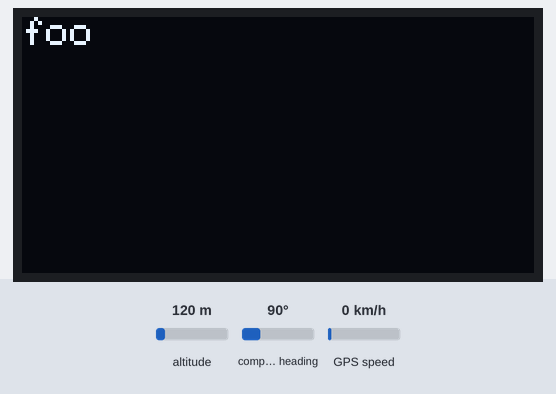
Bench run of a sketch on a simulated Arduino Uno, built with avr-gcc and run on an emulated ATmega328P. Shown: 128×64 one-colour display. The inputs (shaded band) are chosen by the test bench; at power-on: altitude 120 m, compass heading 90°, GPS speed 0 km/h. The GPS gets a fix after 3 s at 37.7749, -122.4194 with 8 satellites; what the sketch prints to the serial monitor is not drawn.

Above: at 0.1 s.
At 2.1 s:
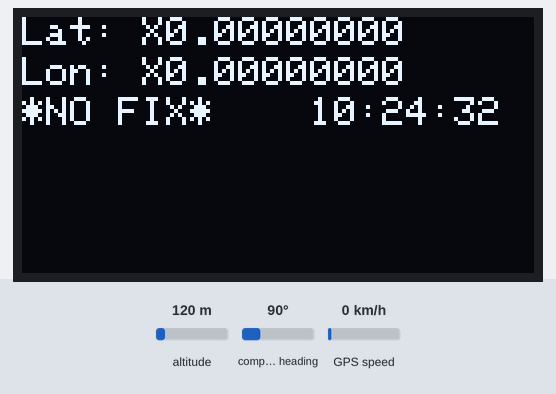
At 6.1 s:
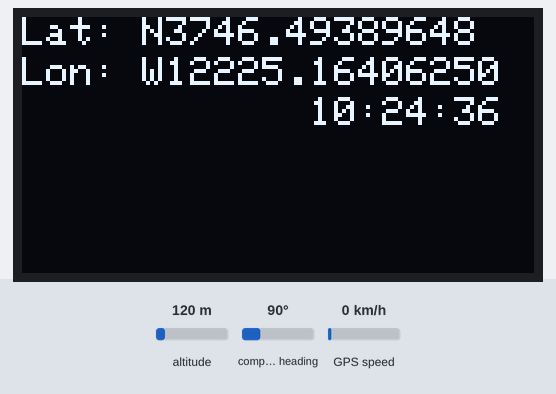
At 10.1 s:
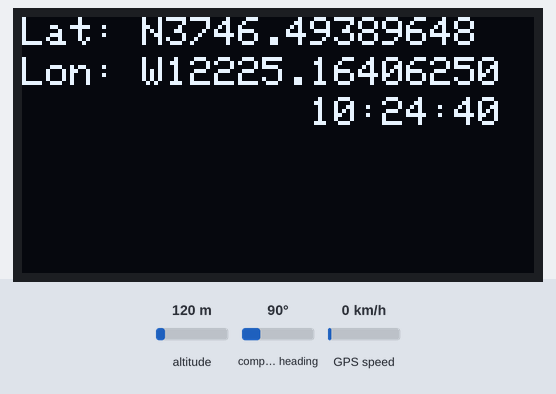
At 20.1 s:
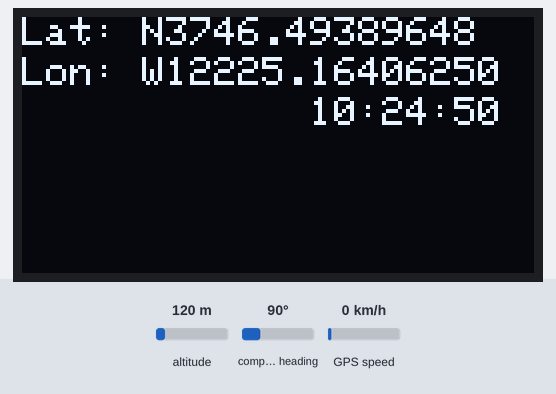
At 38.1 s:
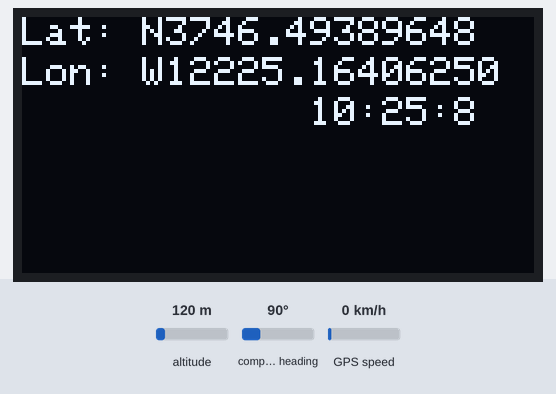

The sketch:

gps_oled_first.ino
```cpp
// -------------- prepare gps

#include <Adafruit_GPS.h>
#include <SoftwareSerial.h>

SoftwareSerial mySerial(3, 2);
Adafruit_GPS GPS(&mySerial);

// Forward declarations
void GPS_Setup();
void GPS_Tick();

// -------------- prepare display

#include <SPI.h>
#include <Wire.h>
#include <Adafruit_GFX.h>
#include <Adafruit_SSD1306.h>

#define OLED_MOSI   9
#define OLED_CLK   10
#define OLED_DC    11
#define OLED_CS    12
#define OLED_RESET 13
Adafruit_SSD1306 display(OLED_MOSI, OLED_CLK, OLED_DC, OLED_RESET, OLED_CS);

// Timer
uint32_t timer = millis();

void setup() {

  // -------------- set up serial

  // connect at 115200 so we can read the GPS fast enuf and
  // also spit it out

  Serial.begin(115200);
  Serial.println("Adafruit GPS logging start test!");

  // -------------- set up gps

  GPS_Setup();

  //GPS.sendCommand(PGCMD_ANTENNA);

  // -------------- set up oled display

  display.begin(SSD1306_SWITCHCAPVCC);

  display.clearDisplay();   // Clear the buffer.
  display.setTextColor(WHITE);
  display.setTextSize(1);

  display.setCursor(0, 0);
  display.println("foo");

  display.setCursor(0, 10);
  display.println(PMTK_Q_RELEASE);

  display.display();
}

void loop() {

  GPS_Tick();

  char c = GPS.read();
  // if you want to debug, this is a good time to do it!
  if ((c)) {
    Serial.write('Serial.read() '); Serial.write(c);
  }

  // if a sentence is received, we can check the checksum, parse it...
  if (GPS.newNMEAreceived()) {
    // a tricky thing here is if we print the NMEA sentence, or data
    // we end up not listening and catching other sentences!
    // so be very wary if using OUTPUT_ALLDATA and trytng to print out data
    //Serial.println(GPS.lastNMEA());   // this also sets the newNMEAreceived() flag to false

    if (!GPS.parse(GPS.lastNMEA()))   // this also sets the newNMEAreceived() flag to false
      return;  // we can fail to parse a sentence in which case we should just wait for another
  }

  // if millis() or timer wraps around, we'll just reset it
  if (timer > millis())  timer = millis();

  // approximately every 2 seconds or so, print out the current stats
  if (millis() - timer > 2000) {
    timer = millis(); // reset the timer

     display.clearDisplay();

    display.setCursor(0, 0);
    display.print("Lat: "); display.print(GPS.lat); display.print(GPS.latitude, 8);

    display.setCursor(0, 10);
    display.print("Lon: "); display.print(GPS.lon); display.print(GPS.longitude, 8);

    if (GPS.fix <= 0) {
      display.setCursor(0, 20);
      display.print("*NO FIX*");
    }

    display.setCursor(72, 20);
    display.print(GPS.hour, DEC); display.print(':');
    display.print(GPS.minute, DEC); display.print(':');
    display.print(GPS.seconds, DEC);

    display.display();

    Serial.print("\nTime: ");
    Serial.print(GPS.hour, DEC); Serial.print(':');
    Serial.print(GPS.minute, DEC); Serial.print(':');
    Serial.print(GPS.seconds, DEC); Serial.print('.');
    Serial.println(GPS.milliseconds);
    Serial.print("Date: ");
    Serial.print(GPS.day, DEC); Serial.print('/');
    Serial.print(GPS.month, DEC); Serial.print("/20");
    Serial.println(GPS.year, DEC);
    Serial.print("Fix: "); Serial.print((int)GPS.fix);
    Serial.print(" quality: "); Serial.println((int)GPS.fixquality);
    if (GPS.fix) {
      Serial.print("Location: ");
      Serial.print(GPS.latitude, 4); Serial.print(GPS.lat);
      Serial.print(", ");
      Serial.print(GPS.longitude, 4); Serial.println(GPS.lon);

      Serial.print("Speed (knots): "); Serial.println(GPS.speed);
      Serial.print("Angle: "); Serial.println(GPS.angle);
      Serial.print("Altitude: "); Serial.println(GPS.altitude);
      Serial.print("Satellites: "); Serial.println((int)GPS.satellites);
    }
  }


}


void GPS_Setup()
{
  // 9600 NMEA is the default baud rate for Adafruit MTK GPS's- some use 4800
  GPS.begin(9600);

  // uncomment this line to turn on RMC (recommended minimum) and GGA (fix data) including altitude
  // required for number of SATS and altitude.
  //GPS.sendCommand(PMTK_SET_NMEA_OUTPUT_RMCGGA);

  // uncomment this line to turn on only the "minimum recommended" data
  GPS.sendCommand(PMTK_SET_NMEA_OUTPUT_RMCONLY);
  // For parsing data, we don't suggest using anything but either RMC only or RMC+GGA since
  // the parser doesn't care about other sentences at this time

  // Set the update rate
  GPS.sendCommand(PMTK_SET_NMEA_UPDATE_1HZ);   // 1 Hz update rate
  // For the parsing code to work nicely and have time to sort thru the data, and
  // print it out we don't suggest using anything higher than 1 Hz

  // Request updates on antenna status, comment out to keep quiet
  // ************************************************************
  GPS.sendCommand(PGCMD_ANTENNA);  // required to get PGTOP working
  // Commnets: brycej date: 02/18/2014
  // I think this is incorrect and needs to be updated in the header files
  // FORMAT: $PGTOP,11,value*checksum
  //    1. Active Antenna Shorted
  //    2. Using Internal Antenna $PGTOP,11,2*6E
  //    3. Using Active Antenna   $PGTOP,11,3*6F
  //
  //GPS.sendCommand(PGTOP_ANTENNA);
  //delay(500);

  // Ask for firmware version
  //mySerial.println(PMTK_Q_RELEASE);
  //delay(1000);
}

// Read in and tick the GPS class
void GPS_Tick()
{

  // 'hand query' the GPS for new data
  // read data from the GPS in the 'main loop'
  char c = GPS.read();

   if ((c))
    Serial.write(c);

  // if a sentence is received, we can check the checksum, parse it...
  if (GPS.newNMEAreceived())
  {
    if (!GPS.parse(GPS.lastNMEA()))   // this also sets the newNMEAreceived() flag to false
      return;  // we can fail to parse a sentence in which case we should just wait for another
  }
}
```

Measured:
- what the display in image 1 shows lasts 2.0 s, from 2.0 s to 4.0 s
